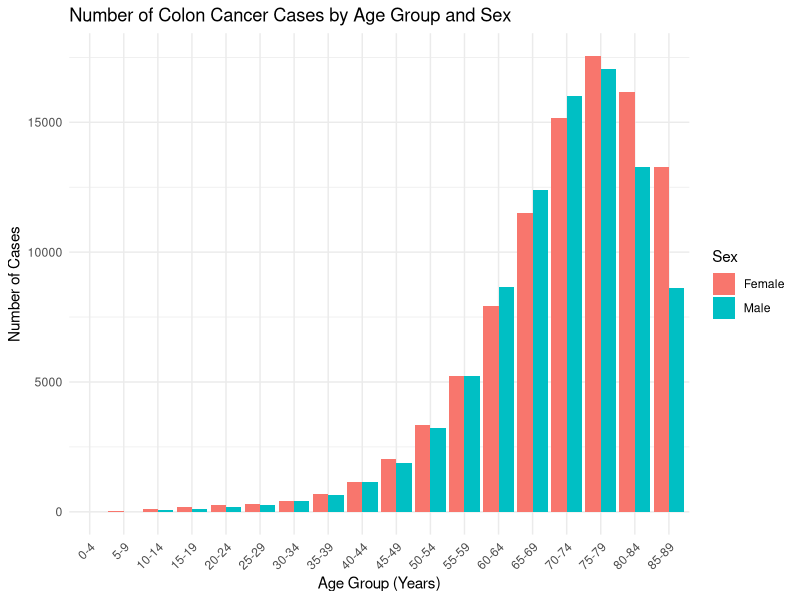
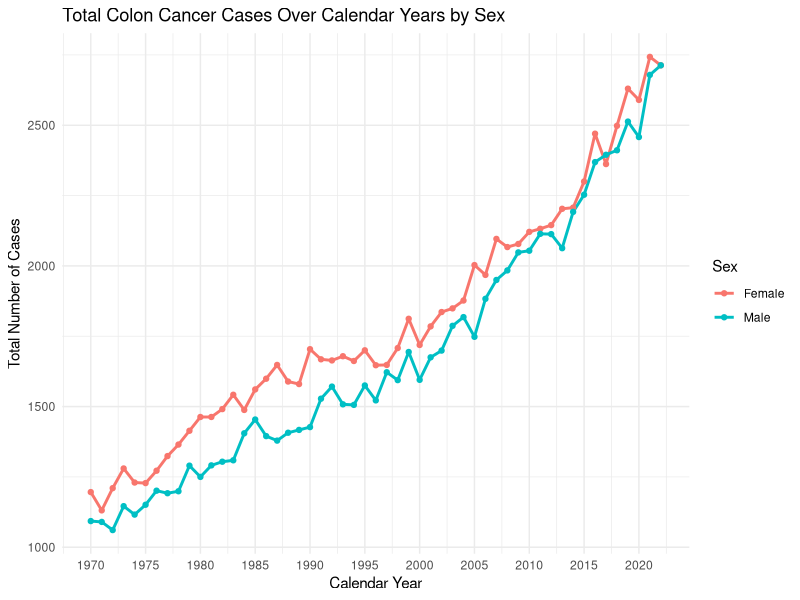
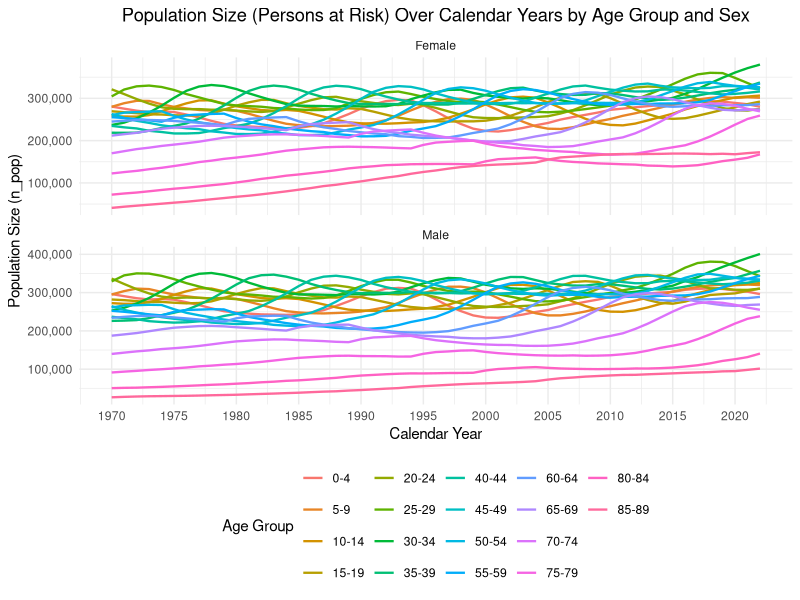
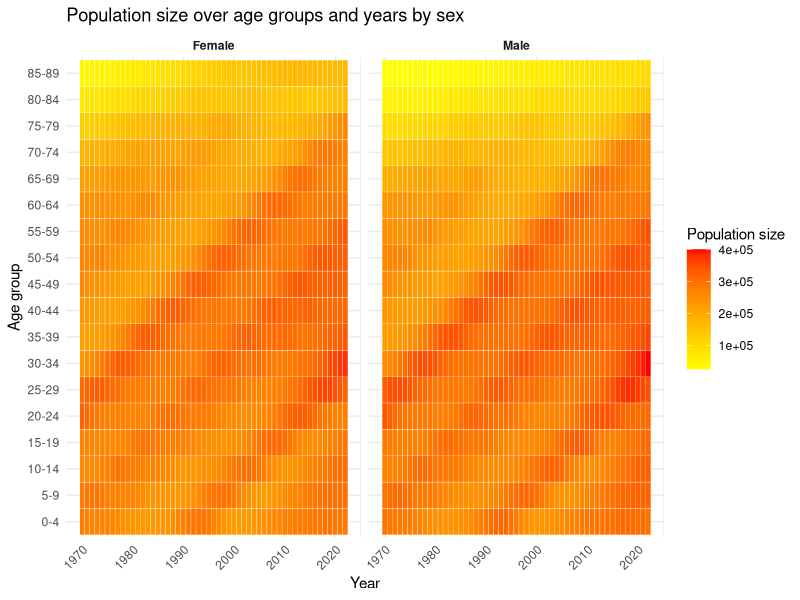

Source code (R) for these figures, in order: (Note: this script raises an error after producing the figures.)
## ---- chunk 1
# Set random seed for reproducibility using birthdate YYMMDD
set.seed(022599)
# Load required packages, no additional packages used beyond base R
## ---- chunk 2
library(ggplot2)
library(grid)
## ---- chunk 3
cases <- read.delim("cases-1.tsv", sep = "\t", header = TRUE)

# Renaming because it is called n here and n_pop in the other file
names(cases)[names(cases) == "n"] <- "n_cases"

cases$year <- as.numeric(as.character(cases$year))

cases$agegroup <- factor(cases$agegroup, levels = unique(cases$agegroup))
## ---- chunk 4
# Sum of cases per age group and sex across all years
cases_agg_total <- aggregate(n_cases ~ agegroup + sex, data = cases, FUN = sum)

# Dodged bars
p1 <- ggplot(cases_agg_total, aes(x = agegroup, y = n_cases, fill = sex)) +
  geom_bar(stat = "identity", position = "dodge") +
  labs(
    title = "Number of Colon Cancer Cases by Age Group and Sex",
    x = "Age Group (Years)",
    y = "Number of Cases",
    fill = "Sex"
  ) +
  theme_minimal() +
  theme(axis.text.x = element_text(angle = 45, hjust = 1))


print(p1)
## ---- chunk 5
# Sum of cases per year and sex
cases_yearly <- aggregate(n_cases ~ year + sex, data = cases, FUN = sum)
## ---- chunk 6
# Only showing every 5th year for cleaner x-axis labels (overlaps otherwise)
year_breaks <- seq(min(cases_yearly$year), max(cases_yearly$year), by = 5)

p2 <- ggplot(cases_yearly, aes(x = year, y = n_cases, color = sex)) +
  geom_line(linewidth = 1) +
  geom_point() +
  labs(
    title = "Total Colon Cancer Cases Over Calendar Years by Sex",
    x = "Calendar Year",
    y = "Total Number of Cases",
    color = "Sex"
  ) +
  scale_x_continuous(
    breaks = year_breaks,
    labels = as.character(year_breaks)
  ) +
  theme_minimal()

print(p2)
## ---- chunk 7
population <- read.delim("population-1.tsv", sep = "\t", header = TRUE)
population$year <- as.numeric(as.character(population$year))
population$agegroup <- factor(population$agegroup, levels = unique(population$agegroup))
## ---- chunk 8
# Line plot faceted by sex
year_breaks_pop <- seq(min(population$year), max(population$year), by = 5)

p3 <- ggplot(population, aes(x = year, y = n_pop, color = agegroup, group = agegroup)) +
  geom_line(linewidth = 0.8) +
  facet_wrap(~sex, scales = "free_y", ncol = 1) + # Separate panels for Male and Female
  labs(
    title = "Population Size (Persons at Risk) Over Calendar Years by Age Group and Sex",
    x = "Calendar Year",
    y = "Population Size (n_pop)",
    color = "Age Group"
  ) +
  scale_x_continuous(
    breaks = year_breaks_pop,             # Using breaks every 5 years
    labels = as.character(year_breaks_pop)
  ) +
  scale_y_continuous(labels = scales::comma) + # Format y-axis labels
  # --------------------------
  theme_minimal() +
  theme(
    legend.position = "bottom", # Moving legend for better layout
    plot.title = element_text(hjust = 0.5) # Centering the title
  )

print(p3)
## ---- chunk 9
p31 <- ggplot(population, aes(x = year, y = agegroup, fill = n_pop)) +
  geom_tile(color = "white") +                   
  scale_fill_gradient(low = "yellow", high = "red") +
  facet_wrap(~sex) +                             
  labs(
    x = "Year",
    y = "Age group",
    fill = "Population size",
    title = "Population size over age groups and years by sex"
  ) +
  theme_minimal() +
  theme(
    axis.text.x = element_text(angle = 45, hjust = 1), 
    strip.text = element_text(face = "bold")          
  )

print(p31)
## ---- chunk 10
# --- Question 4a: Merging Data Frames ---
merged_data <- merge(cases, population, by = c("agegroup", "year", "sex"), all = TRUE)

# --- Question 4b: Checking for consistent age groups and years ---
check_merge <- merged_data[is.na(merged_data$n_cases) | is.na(merged_data$n_pop), ]

cat("\n--- Data Alignment Check ---\n")
if (nrow(check_merge) == 0) {
  cat("The 'cases' and 'population' files include the same combinations of age groups, years, and sex.\n")
} else {
  cat("The 'cases' and 'population' files do NOT include the same combinations. Missing values found:\n")
  cat("Number of combinations with missing data:", nrow(check_merge), "\n")
  print(check_merge)
}
cat("---\n\n")

# --- Question 4c: Creating Data Frame with Totals ---
# Removing rows with NA before accurate summation (if alignment check failed)
complete_merged_data <- merged_data[!is.na(merged_data$n_cases) & !is.na(merged_data$n_pop), ]

# Aggregating total cases and total population per year and sex
totals_yearly <- aggregate(
  cbind(total_cases = n_cases, total_population = n_pop) ~ year + sex,
  data = complete_merged_data,
  FUN = sum
)

# Printing the resulting data frame
cat("--- Data Frame with Yearly Totals ---\n")
print(totals_yearly)
cat("---\n")
## ---- chunk 11
# --- Version 1. Age-Specific Incidence Rate (ASIR) ---
merged_data$asir <- merged_data$n_cases / merged_data$n_pop

# --- Version 2. Crude Incidence Rate (CIR) ---
totals_yearly$cir <- totals_yearly$total_cases / totals_yearly$total_population

tail(merged_data)
## ---- chunk 12
# Showing every 5th year for cleaner x-axis labels
year_breaks_cir <- seq(min(totals_yearly$year), max(totals_yearly$year), by = 5)

# Convert rate to 'per 100,000' for better readbility
totals_yearly$cir_per_100k <- totals_yearly$incidence_rate_cir * 100000

p6 <- ggplot(totals_yearly, aes(x = year, y = cir_per_100k, color = sex)) +
  geom_point() +
  # Apply a smoother (e.g., LOESS or linear model 'lm')
  geom_smooth(method = "loess", se = FALSE, linewidth = 0.8) +
  labs(
    title = "Crude Incidence Rate (CIR) of Colon Cancer Over Time (per 100,000)",
    x = "Calendar Year",
    y = "Crude Incidence Rate (per 100,000 persons)",
    color = "Sex"
  ) +
  scale_x_continuous(breaks = year_breaks_cir) +
  theme_minimal()

print(p6)
## ---- chunk 13
year_sex_totals <- merged_data %>%
  mutate(sex = factor(sex)) %>%
  group_by(year, sex) %>%
  summarise(
    total_cases = sum(n_cases),
    total_pop   = sum(n_pop),
    .groups = "drop"
  )

pois_model <- glm(
  total_cases ~ year + sex,
  offset = log(total_pop),
  family = poisson,
  data = year_sex_totals
)
summary(pois_model)
## ---- chunk 14
# Create a specific dataframe for the years 1970 and 2020
predicted_data <- data.frame(
  year = c(1970, 1970, 2020, 2020),
  sex = as.factor(c("Male", "Female", "Male", "Female")),
  total_pop = 100000
)

# Predict the rates
predicted_data$cir <- predict(pois_model, newdata = predicted_data, type = "response")

# Display the results
print(predicted_data)

cat("The 1970 male–female IR difference is",abs(predicted_data$cir[1]-predicted_data$cir[2]),"\n")
cat("The 2020 male–female IR difference is",abs(predicted_data$cir[3]-predicted_data$cir[4]))
## ---- chunk 15
# Prepare the data
df_plot <- df_merged %>%
  mutate(
    incidence_rate = (n / n_pop) * 100000)

# Create the Graph
ggplot(df_plot, aes(x = year, y = incidence_rate, color = agegroup, group = agegroup)) +
  geom_point(alpha = 0.3, size = 1) + 
  geom_smooth(method = "loess", se = FALSE, linewidth = 1) + 
  facet_wrap(~ sex) + 
  
  scale_y_log10() + 
  labs(
    title = "Colon Cancer Incidence Rates over Calendar Year",
    subtitle = "Stratified by Age Group and Sex (with Loess Smoothing)",
    x = "Calendar Year",
    y = "Incidence Rate (per 100,000) - Log Scale",
    color = "Age Group"
  ) +
  theme_minimal()
## ---- chunk 16
model_interaction <- glm(n ~ ns(year, df = 4)*sex + ns(year, df = 4)*agegroup,
                         offset = log(n_pop),
                         family = poisson(link = "log"),
                         data = df_merged)

target_data <- data.frame(
  year = c(1970, 1970, 2020, 2020),
  sex = as.factor(c("Male", "Female", "Male", "Female")),
  agegroup = "70-74", 
  n_pop = 100000
)

target_data$predicted_rate <- predict(model_interaction, 
                                    newdata = target_data,
                                    type = "response")
target_data
## ---- chunk 17
age_levels <- unique(df_merged$agegroup)

target_data <- expand.grid(
  year = seq(1970, 2020, by=1),
  sex = c("Male","Female"),
  agegroup = age_levels,
  n_pop = 100000
)


# Ensure proper factor levels
target_data$agegroup <- factor(target_data$agegroup, levels = age_levels)
target_data$sex <- factor(target_data$sex, levels = c("Male","Female"))

target_data$predicted_rate <- predict(model_interaction, 
                                    newdata = target_data,
                                    type = "response")

target_data <- target_data %>% group_by(agegroup, sex) %>% summarize(predicted_rate = mean(predicted_rate))

ggplot(target_data, aes(x = agegroup, y = predicted_rate, group = sex, color = sex)) +
  geom_line(size = 1.2) +
  labs(
    title = "Predicted Incidence Rates by Age Group averaged over all years",
    x = "Age Group",
    y = "Predicted Incidence Rate per 100,000",
    color = "Sex"
  ) +
  theme_minimal() +
  theme(
    text = element_text(size = 14),
    axis.text.x = element_text(angle = 45, hjust = 1)
  )

## ---- chunk 18
df_q11 <- df_merged %>%
  mutate(
    lower_bound = as.numeric(str_extract(agegroup, "^[0-9]+")),
    age_mid = lower_bound + 2
  )
model_spline_age <- glm(n ~ ns(year, df = 4) * ns(age_mid, df = 4) * sex + offset(log(n_pop)),
                        family = poisson(link = "log"),
                        data = df_q11)

# --- A. Predict data (Lines) ---
# at 52, 72, 87 year-old
pred_data <- expand.grid(
  year = 1970:2020,
  sex = df_q11$sex,
  age_mid = c(52, 72, 87),
  n_pop = 100000
)

pred_data$fitted_rate <- predict(model_spline_age, newdata = pred_data, type = "response")

# --- B. observation data (Points) ---
obs_data <- df_q11 %>%
  filter(agegroup %in% c("50-54", "70-74", "85-89")) %>%
  mutate(
    obs_rate = (n / n_pop) * 100000,
    target_age = case_when(
      agegroup == "50-54" ~ 52,
      agegroup == "70-74" ~ 72,
      agegroup == "85-89" ~ 87 
    )
  )

ggplot() +
  geom_point(data = obs_data, 
             aes(x = year, y = obs_rate, color = sex), 
             alpha = 0.4, shape = 1) +
  
  geom_line(data = pred_data, 
            aes(x = year, y = fitted_rate, color = sex), 
            linewidth = 1) +
  facet_wrap(~ age_mid, scales = "free_y", labeller = label_both, ncol=1) +
  labs(
    title = "Colon Cancer Incidence: Model vs Observed",
    subtitle = "Lines = Spline Model Predictions (Ages 52, 72, 87)\nPoints = Observed Crude Rates (Groups 50-54, 70-74, 85-89)",
    y = "Incidence Rate (per 100,000)",
    x = "Year",
    color = "Sex"
  ) +
  theme_minimal()
## ---- chunk 19

# --- Step 1: Define the Standard Population (2022) ---
std_pop_2022 <- df_q11 %>%
  filter(year == 2022) %>%
  select(sex, age_mid, std_pop = n_pop)

# --- Step 2: Calculate Observed Age-Specific Rates---
df_observed_rates <- df_q11 %>%
  mutate(obs_rate_per_person = n / n_pop)

# --- Step 3: Calculate Age-Standardized Rates (ASR) ---
# Formula: Sum(Observed_Rate_age_i * Pop_std_age_i) / Total_std_pop
df_standardized <- df_observed_rates %>%
  left_join(std_pop_2022, by = c("sex", "age_mid")) %>%
  group_by(year, sex) %>%
  summarise(
    expected_cases = sum(obs_rate_per_person * std_pop),
    total_std_pop = sum(std_pop),
    .groups = "drop"
  ) %>%
  mutate(
    rate = (expected_cases / total_std_pop) * 100000,
    type = "Age-Standardized (Observed)" 
  ) %>%
  select(year, sex, rate, type)

# --- Step 4: Calculate Crude Rates (for Comparison) ---
df_crude <- df_q11 %>%
  group_by(year, sex) %>%
  summarise(
    total_cases = sum(n),
    total_pop = sum(n_pop),
    .groups = "drop"
  ) %>%
  mutate(
    rate = (total_cases / total_pop) * 100000,
    type = "Crude (Non-standardized)"
  ) %>%
  select(year, sex, rate, type)

# --- Step 5: Combine and Plot ---
df_final_plot <- bind_rows(df_standardized, df_crude)

# Create the comparison graph
ggplot(df_final_plot, aes(x = year, y = rate, color = sex, linetype = type)) +
  geom_line(linewidth = 1.2) +
  labs(
    title = "Crude vs. Direct Age-Standardized Incidence Rates",
    subtitle = "Based on OBSERVED Data (Standardized to 2022 Population)",
    y = "Incidence Rate (per 100,000 person-years)",
    x = "Calendar Year",
    color = "Sex",
    linetype = "Rate Type"
  ) +
  theme_minimal() +
  theme(legend.position = "bottom")
## ---- chunk 20
# ==============================================================================
# Step 1: Define the Standard Population Weights (Year 2022)
std_pop_weights <- df_q11 %>%
  filter(year == 2022) %>%
  select(sex, age_mid, std_weight = n_pop)

# ==============================================================================
# Step 2: Method A - Direct Standardization of OBSERVED Rates (from Q12)
df_asr_observed <- df_q11 %>%
  mutate(raw_rate = n / n_pop) %>%
  left_join(std_pop_weights, by = c("sex", "age_mid")) %>%
  group_by(year, sex) %>%
  summarise(
    weighted_sum = sum(raw_rate * std_weight),
    total_weight = sum(std_weight),
    .groups = "drop"
  ) %>%
  mutate(
    rate = (weighted_sum / total_weight) * 100000,
    method = "Observed (Direct)" # Label for the plot
  )

# Step 3: Method B - Standardization of MODEL PREDICTED Rates (The Q13 Task)

pred_grid <- expand.grid(
  year = 1970:2022,
  age_mid = unique(df_q11$age_mid),
  sex = unique(df_q11$sex),
  n_pop = 100000 # Arbitrary population base to calculate the rate
)
pred_grid$pred_count <- predict(model_spline_age, newdata = pred_grid, type = "response")
pred_grid$pred_rate_per_person <- pred_grid$pred_count / 100000
df_asr_model <- pred_grid %>%
  left_join(std_pop_weights, by = c("sex", "age_mid")) %>%
  group_by(year, sex) %>%
  summarise(
    weighted_sum = sum(pred_rate_per_person * std_weight),
    total_weight = sum(std_weight),
    .groups = "drop"
  ) %>%
  mutate(
    rate = (weighted_sum / total_weight) * 100000,
    method = "Model-Based (Predicted)" 
  )

# Step 4: Combine and Plot the Comparison
df_comparison <- bind_rows(df_asr_observed, df_asr_model)
ggplot(df_comparison, aes(x = year, y = rate, color = sex, linetype = method)) +
  geom_line(aes(linewidth = method)) + 
  scale_linewidth_manual(values = c("Observed (Direct)" = 0.8, "Model-Based (Predicted)" = 1.2)) +
  
  labs(
    title = "Comparison of Age-Standardized Rates",
    subtitle = "Direct Standardization (Observed) vs. Model-Based Standardization (Predicted)\nStandardized to Sweden 2022 Population",
    y = "Incidence Rate (per 100,000 person-years)",
    x = "Calendar Year",
    color = "Sex",
    linetype = "Method",
    linewidth = "Method"
  ) +
  theme_minimal() +
  theme(legend.position = "bottom")
